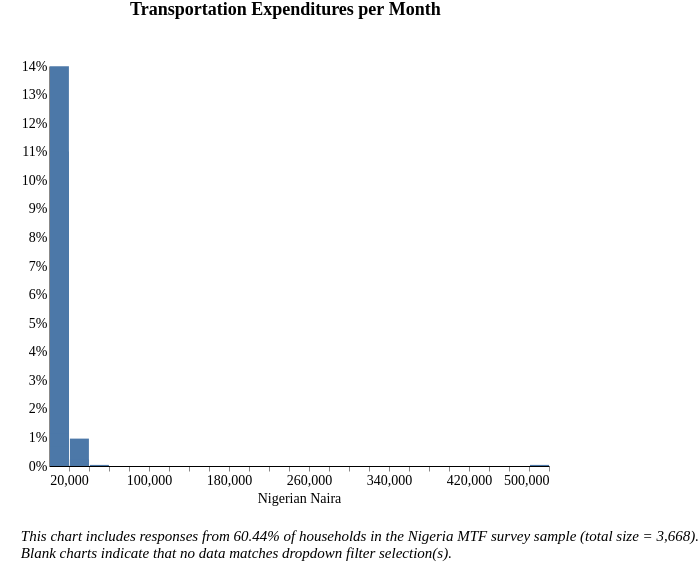

Here is the Vega-Lite specification saved for this chart:
### Vega-Lite specification from a JSON file in a GitHub repository (floating-point values rounded to 4 significant figures; data arrays with more than 128 entries replaced by an {"elided": "..."} marker saying what was removed)
{"width": 800, "height": 400, "config": {"title": {"fontSize": 18, "font": "Times New Roman", "anchor": "center", "fontColor": "#000000"}, "axisX": {"domain": true, "domainColor": "#000000", "grid": false, "labelFont": "Times New Roman", "labelFontSize": 14, "titleFont": "Times New Roman", "titleFontSize": 14, "titleFontWeight": "normal", "title": "X Axis Title (units)"}, "axisY": {"domain": true, "grid": false, "gridColor": "#DEDDDD", "gridWidth": 1, "labelFont": "Times New Roman", "labelFontSize": 14, "labelAngle": 0, "ticks": false, "titleFont": "Times New Roman", "titleFontSize": 14, "titleFontWeight": "normal", "titlePadding": 10, "title": "Y Axis Title (units)"}, "range": {"category": ["#2980B9", "#003366", "#FFAE19", "#D68910", "#E67E22", "#D35400", "#FF4500", "#FF6162", "#438B28", "#45B39D", "#99ADC1", "#212F3C"]}, "legend": {"labelFont": "Times New Roman", "labelFontSize": 14, "symbolType": "square", "symbolSize": 100, "titleFont": "Times New Roman", "titleFontSize": 14, "titleFontWeight": "normal", "title": "Legend", "orient": "right", "offset": 0}, "tooltip": {"font": "Open Sans"}, "view": {"stroke": "transparent", "text": {"font": "Times New Roman", "color": ["#2980B9", "#003366", "#FFAE19", "#D68910", "#E67E22", "#D35400", "#FF4500", "#FF6162", "#438B28", "#45B39D", "#99ADC1", "#212F3C"], "fontSize": 14, "align": "right", "fontWeight": 400, "size": 14}, "bar": {"size": 40, "binSpacing": 1, "continuousBandSize": 30, "discreteBandSize": 30, "fill": ["#2980B9", "#003366", "#FFAE19", "#D68910", "#E67E22", "#D35400", "#FF4500", "#FF6162", "#438B28", "#45B39D", "#99ADC1", "#212F3C"], "stroke": false}}}, "concat": [{"mark": "bar", "encoding": {"tooltip": [{"field": "l_expenditure", "title": "Response (Binned)", "type": "nominal"}, {"aggregate": "sum", "field": "pct", "format": ".2%", "title": "Percentage", "type": "quantitative"}], "x": {"axis": {"title": "Nigerian Naira"}, "bin": {"extent": [100, 500000], "step": 20000}, "field": "l_expenditure", "scale": {"clamp": true, "domain": [100, 500000]}, "type": "quantitative"}, "y": {"aggregate": "sum", "axis": {"format": "%"}, "field": "pct", "title": "", "type": "quantitative"}}, "height": 400, "selection": {"selector039": {"type": "single", "fields": ["stove"], "bind": {"input": "select", "options": [null, "3-Stone/Open Fire Stove", "Manufactured Stove Traditional", "Koresone Stove", "LPG/Natural Gas Stove", "Electric Stove"], "labels": ["All Stove Types", "3-Stone/Open Fire Stove", "Manufactured Stove Traditional", "Koresone Stove", "LPG/Natural Gas Stove", "Electric Stove"], "name": "Primary cookstove type  "}}, "selector038": {"type": "single", "fields": ["i19a"], "bind": {"input": "select", "options": [null, "Wood purchased", "Wood collected", "Charcoal", "Kerosene", "Crop Residue/Plant Biomass", "LPG/cooking gas", "Garbage", "Electric", "Piped Natural Gas", "Charcoal Briquettes", "Coal Briquette", "Biomass Briquette", "Coal/lignite", "Other, specify"], "labels": ["All Fuel Types", "Wood purchased", "Wood collected", "Charcoal", "Kerosene", "Crop Residue/Plant Biomass", "LPG/cooking gas", "Garbage", "Electric", "Piped Natural Gas", "Charcoal Briquettes", "Coal Briquette", "Biomass Briquette", "Coal/lignite", "Other"], "name": "Primary source of cooking fuel  "}}, "selector037": {"type": "single", "fields": ["c182"], "bind": {"input": "select", "options": [null, "Dry-cell battery", "National Grid Connection", "No electricity", "Electric generator", "Other, specify", "Solar Multi-Light Product", "Solar Home System", "Solar Lantern", "Local Mini Grid connection", "Rechargeable Battery"], "labels": ["All Responses", "Dry-cell battery", "National Grid Connection", "No electricity", "Electric generator", "Other", "Solar Multi-Light Product", "Solar Home System", "Solar Lantern", "Local Mini Grid Connection", "Rechargeable Battery"], "name": "Primary source of electricity  "}}, "selector033": {"type": "single", "fields": ["locality"], "bind": {"input": "select", "options": [null, 0, 1], "labels": ["National", "Urban", "Rural"], "name": "Locality Breakdown  "}}}, "title": {"text": ["Transportation Expenditures per Month"], "color": "black", "subtitleColor": "black", "offset": 40}, "transform": [{"joinaggregate": [{"op": "count", "field": "*", "as": "total"}]}, {"calculate": "1 / datum.total", "as": "pct"}, {"bin": {"maxbins": 20}, "field": "m", "as": "mbin"}, {"filter": {"selection": "selector039"}}, {"filter": {"selection": "selector038"}}, {"filter": {"selection": "selector037"}}, {"filter": {"selection": "selector033"}}], "width": 500}], "data": {"name": "data-b782a0a54f9d2a6e2de716d0c3b8f9e5"}, "padding": {"left": 20, "right": 0, "bottom": 0, "top": 0}, "title": {"text": ["", "", "This chart includes responses from 60.44% of households in the Nigeria MTF survey sample (total size = 3,668).", "Blank charts indicate that no data matches dropdown filter selection(s).", ""], "anchor": "start", "baseline": "bottom", "font": "Times New Roman", "fontSize": 15, "fontStyle": "italic", "fontWeight": "normal", "orient": "bottom"}, "$schema": "https://vega.github.io/schema/vega-lite/v4.17.0.json", "datasets": {"data-b782a0a54f9d2a6e2de716d0c3b8f9e5": {"elided": "2608 records"}}}
